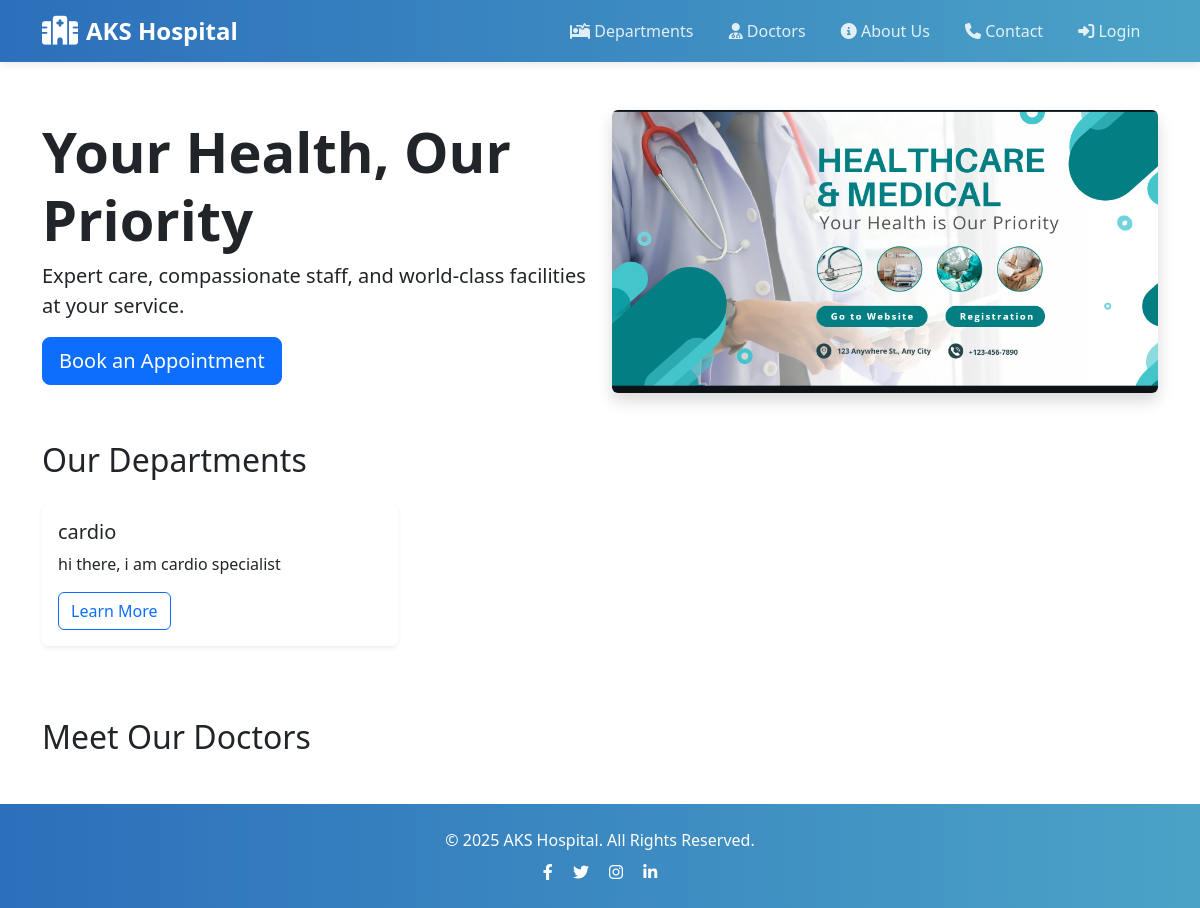
Before: / with the older database file.
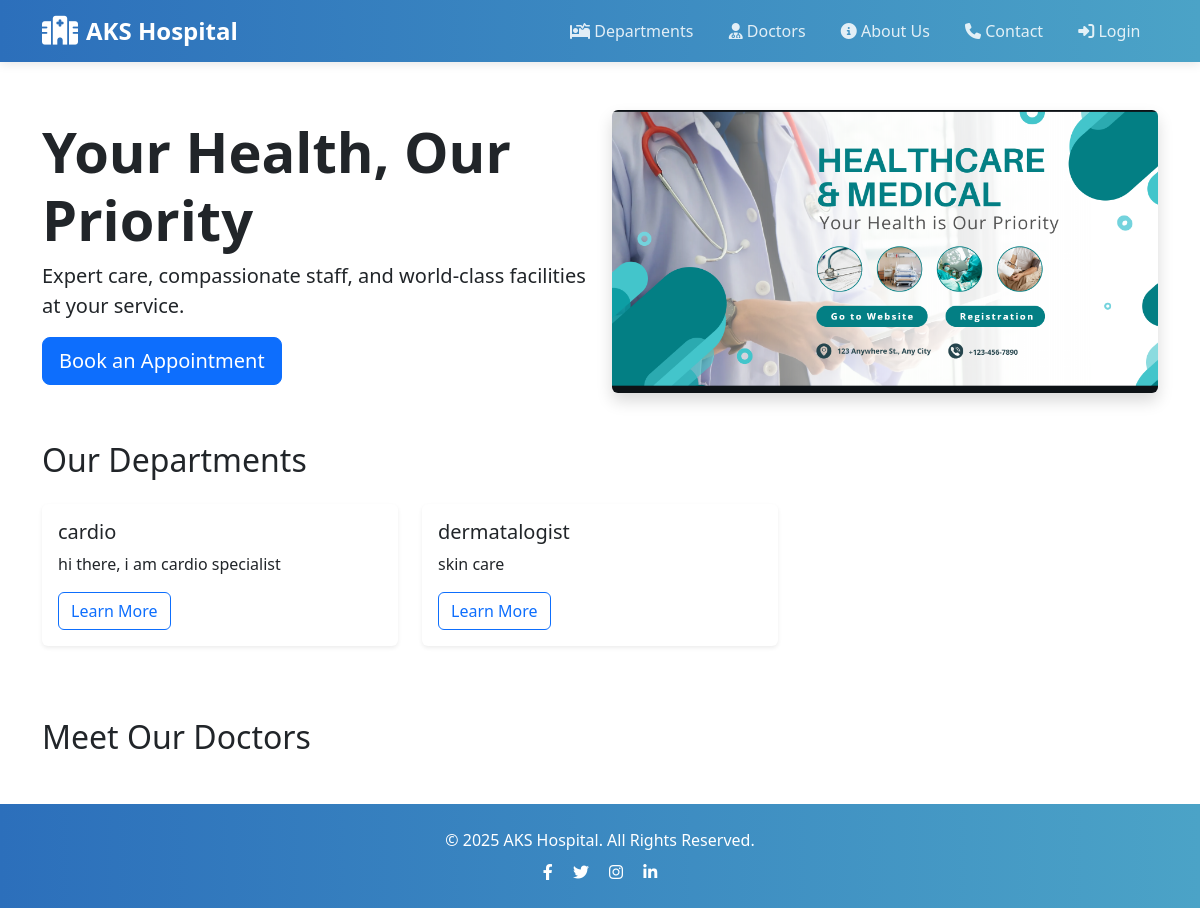
After: the same page with the newer database file.
### core/models.py (models this page shows, shortened)
class Department(models.Model):
    name = models.CharField(max_length=100)
    description = models.TextField()
    image = models.ImageField(upload_to='images/', default='default_department.png')

### core/views.py (the view)
# urls.py: path('', views.homepage, name='home'),
def homepage(request):
    departments = Department.objects.all()[:6]  # Limit to 6 for neatness
    doctors = Doctor.objects.filter(is_featured=True)[:4]  # You can add a boolean field for featured doctors
    return render(request, 'core/home.html', {
        'departments': departments,
        'doctors': doctors
    })

### core/templates/core/home.html (shortened to what this page needs)
{% extends 'base.html' %}
{% load static %}
{% block content %}
<div class="container mt-4">
    <div class="row align-items-center mb-5">
        <div class="col-md-6">
            <h1 class="display-4 fw-bold">Your Health, Our Priority</h1>
            <p class="lead">Expert care, compassionate staff, and world-class facilities at your service.</p>
            <a href="{% url 'book_appointment' %}" class="btn btn-primary btn-lg">Book an Appointment</a>
        </div>
        <div class="col-md-6">
            <img src="{% static 'images/hospital_banner.png' %}" class="img-fluid rounded shadow" alt="Hospital">
        </div>
    </div>
    <h2 class="mb-4">Our Departments</h2>
    <div class="row">
        {% for dept in departments %}
        <div class="col-md-4 mb-4">
            <div class="card h-100 shadow-sm">
                <div class="card-body">
                    <h5 class="card-title">{{ dept.name }}</h5>
                    <p class="card-text">{{ dept.description|truncatechars:100 }}</p>
                    <a href="{% url 'departments_detail' dept.pk %}" class="btn btn-outline-primary">Learn More</a>
                </div>
            </div>
        </div>
        {% endfor %}
    </div>
        <h2 class="mt-5 mb-4">Meet Our Doctors</h2>
</div>
{% endblock %}

### core/templates/base.html (shortened to what this page needs)
{% load static %}
<!DOCTYPE html>
<html lang="en">
<head>
    <link href="https://cdn.jsdelivr.net/npm/bootstrap@5.3.3/dist/css/bootstrap.min.css" rel="stylesheet">
    <link rel="stylesheet" href="https://cdn.jsdelivr.net/npm/bootstrap-icons@1.11.0/font/bootstrap-icons.css">
    <link rel="stylesheet" href="https://cdnjs.cloudflare.com/ajax/libs/font-awesome/6.4.0/css/all.min.css">
    <link rel="stylesheet" href="{% static 'css/style.css' %}">
</head>
<body>
    <nav class="navbar navbar-expand-lg navbar-dark sticky-top">
        <div class="container">
            <a class="navbar-brand" href="{% url 'home' %}">
                <i class="fas fa-hospital"></i>AKS Hospital
            </a>
            <div class="collapse navbar-collapse" id="mainNav">
                <ul class="navbar-nav ms-auto align-items-lg-center">
                    <li class="nav-item"><a class="nav-link" href="{% url 'departments_list' %}"><i class="fas fa-procedures"></i> Departments</a></li>
                    <li class="nav-item"><a class="nav-link" href="{% url 'doctors' %}"><i class="fas fa-user-md"></i> Doctors</a></li>
                    <li class="nav-item"><a class="nav-link" href="#"><i class="fas fa-info-circle"></i> About Us</a></li>
                    <li class="nav-item"><a class="nav-link" href="#"><i class="fas fa-phone"></i> Contact</a></li>
                    {% if user.is_authenticated %}
                        {% if user.role == "patient" %}
                            <li class="nav-item"><a class="nav-link appointment-btn" href="{% url 'book_appointment' %}"><i class="fas fa-calendar-check"></i> Book Appointment</a></li>
                            <li class="nav-item"><a class="nav-link" href="{% url 'patient_dashboard' %}"><i class="fas fa-tachometer-alt"></i> Dashboard</a></li>
                        {% elif user.role == "doctor" %}
                            <li class="nav-item"><a class="nav-link" href="{% url 'doctor_dashboard' %}"><i class="fas fa-tachometer-alt"></i> Doctor Dashboard</a></li>
                        {% endif %}
                        <li class="nav-item dropdown">
                            <a class="nav-link dropdown-toggle d-flex align-items-center" href="#" role="button" data-bs-toggle="dropdown" aria-expanded="false">
                                <i class="fas fa-user-circle me-1"></i> {{ user.username }}
                            </a>
                            <ul class="dropdown-menu dropdown-menu-end">
                                {% if user.role == "doctor" %}
                                    <li><a class="dropdown-item" href="{% url 'doctor_profile' %}"><i class="fas fa-user-edit"></i> Edit Profile</a></li>
                                {% elif user.role == "patient" %}
                                    <li><a class="dropdown-item" href="{% url 'patient_profile' %}"><i class="fas fa-user-edit"></i> Edit Profile</a></li>
                                {% endif %}
                                <li><hr class="dropdown-divider"></li>
                                <li><a class="dropdown-item" href="{% url 'logout' %}"><i class="fas fa-sign-out-alt"></i> Logout</a></li>
                            </ul>
                        </li>
                    {% else %}
                        <li class="nav-item"><a class="nav-link" href="{% url 'login' %}"><i class="fas fa-sign-in-alt"></i> Login</a></li>
                    {% endif %}
                </ul>
            </div>
        </div>
    </nav>
    <main class="py-4">
        {% block content %}{% endblock %}
    </main>
    <footer class="text-center py-4 mt-auto">
        <div class="container">
            <p class="mb-0">© 2025 AKS Hospital. All Rights Reserved.</p>
            <div class="mt-2">
                <a href="#" class="text-white me-3"><i class="fab fa-facebook-f"></i></a>
                <a href="#" class="text-white me-3"><i class="fab fa-twitter"></i></a>
                <a href="#" class="text-white me-3"><i class="fab fa-instagram"></i></a>
                <a href="#" class="text-white"><i class="fab fa-linkedin-in"></i></a>
            </div>
        </div>
    </footer>
</body>
</html>

### core/templates/base.html (style rules this page uses)
:root { --primary: #2c6fbb; --secondary: #4ba3c7; --accent: #175676; --light: #f8f9fa; --dark: #343a40; }
body { font-family: 'Segoe UI', Tahoma, Geneva, Verdana, sans-serif; display: flex; flex-direction: column; min-height: 100vh; }
main { flex: 1; }
.navbar { background: linear-gradient(to right, var(--primary), var(--secondary)); padding: 0.5rem 0; box-shadow: 0 2px 10px rgba(0, 0, 0, 0.1); }
.navbar-brand { font-weight: 700; font-size: 1.5rem; color: white !important; display: flex; align-items: center; }
.navbar-brand i { margin-right: 8px; font-size: 1.8rem; }
.nav-link { color: rgba(255, 255, 255, 0.85) !important; font-weight: 500; padding: 0.5rem 1rem !important; margin: 0 0.1rem; border-radius: 6px; transition: all 0.3s; }
footer { background: linear-gradient(to right, var(--primary), var(--secondary)); color: white; padding: 1.5rem 0; margin-top: auto; }

### core/templates/core/home.html (style rules this page uses)
.card { border: none; transition: transform 0.2s ease-in-out; }

Changed rows visible on the page:
added Department: name "dermatalogist", description "skin care"
